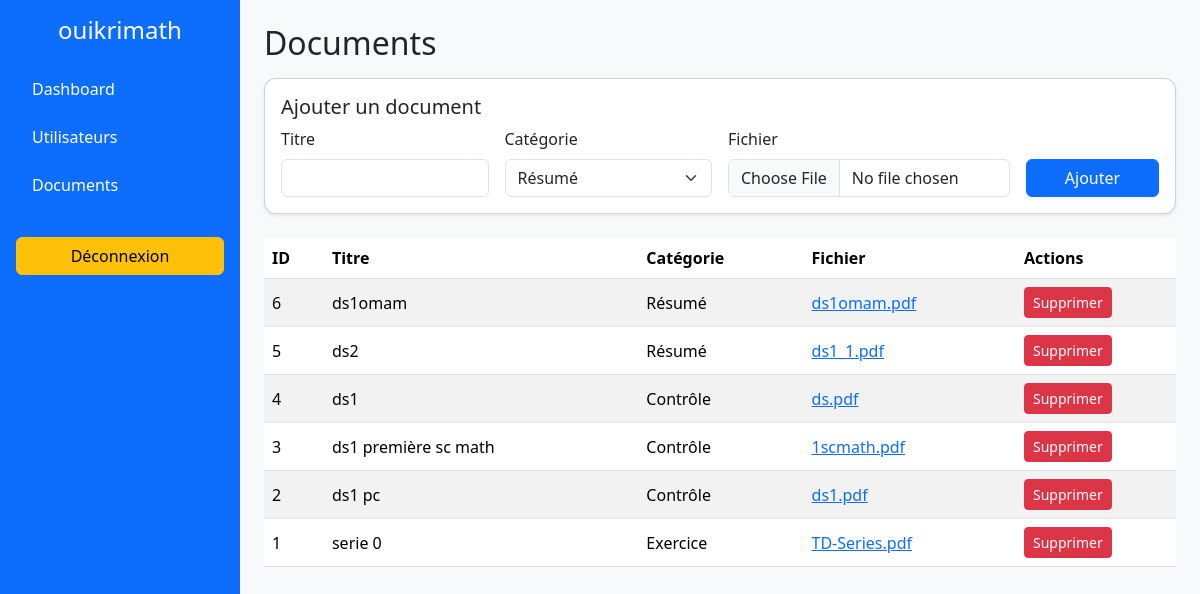
The page /documents (signed in) on the database its author committed.
### models.py (models this page shows)
class Document(db.Model):
    id = db.Column(db.Integer, primary_key=True)
    title = db.Column(db.String(150), nullable=False)
    category = db.Column(db.String(50), nullable=False)  # Résumé / Exercice / Contrôle / Bac blanc
    filename = db.Column(db.String(200), nullable=False)  # nom de fichier stocké

### routes.py (the view)
@main_bp.route("/documents")
def documents():
    category = request.args.get('category')
    q = Document.query
    if category:
        q = q.filter_by(category=category)
    docs = q.order_by(Document.id.desc()).all()
    return render_template("documents.html", documents=docs)

### routes.py (called while the page is built)
@main_bp.before_app_request
def require_login():
    from flask import request
    public_endpoints = {'main.login', 'static'}
    if request.endpoint in public_endpoints or request.endpoint is None:
        return
    if not session.get('user_id'):
        flash("Veuillez vous connecter d'abord.")
        return redirect(url_for('main.login'))

### templates/documents.html (shortened to what this page needs)
{% extends "base.html" %}
{% block content %}
<h2 class="mb-3">Documents</h2>
{% if session.get('role') == 'admin' %}
<div class="card mb-4 shadow-sm">
  <div class="card-body">
    <h5 class="card-title">Ajouter un document</h5>
    <form action="{{ url_for('main.add_document') }}" method="POST" enctype="multipart/form-data" class="row g-3">
      <div class="col-md-3">
        <label class="form-label">Titre</label>
        <input type="text" class="form-control" name="title" required>
      </div>
      <div class="col-md-3">
        <label class="form-label">Catégorie</label>
        <select class="form-select" name="category">
          <option value="Résumé">Résumé</option>
        </select>
      </div>
      <div class="col-md-4">
        <label class="form-label">Fichier</label>
        <input type="file" class="form-control" name="file" required>
      </div>
      <div class="col-md-2 d-flex align-items-end">
        <button type="submit" class="btn btn-primary w-100">Ajouter</button>
      </div>
    </form>
  </div>
</div>
{% endif %}
<table class="table table-striped table-hover align-middle">
  <thead>
    <tr>
      <th>ID</th>
      <th>Titre</th>
      <th>Catégorie</th>
      <th>Fichier</th>
      {% if session.get('role') == 'admin' %}
      <th style="width: 160px;">Actions</th>
      {% endif %}
    </tr>
  </thead>
  <tbody>
    {% for d in documents %}
    <tr>
      <td>{{ d.id }}</td>
      <td>{{ d.title }}</td>
      <td>{{ d.category }}</td>
      <td><a href="{{ url_for('main.download_document', doc_id=d.id) }}" target="_blank">{{ d.filename }}</a></td>
      {% if session.get('role') == 'admin' %}
      <td>
        <a class="btn btn-sm btn-danger" href="{{ url_for('main.delete_document', doc_id=d.id) }}"
           onclick="return confirm('Supprimer ce document ?');">Supprimer</a>
      </td>
      {% endif %}
    </tr>
    {% else %}
    <tr><td colspan="5" class="text-center">Aucun document.</td></tr>
    {% endfor %}
  </tbody>
</table>
{% endblock %}

### templates/base.html (shortened to what this page needs)
<!DOCTYPE html>
<html lang="fr">
<head>
  <link href="https://cdn.jsdelivr.net/npm/bootstrap@5.3.3/dist/css/bootstrap.min.css" rel="stylesheet">
  <link rel="stylesheet" href="{{ url_for('static', filename='style.css') }}">
</head>
<body class="bg-light">
<div class="d-flex">
  {% if session.get('user_id') %}
  <nav class="sidebar bg-primary text-white p-3">
    <h2 class="text-center mb-4 fs-4">ouikrimath</h2>
    <ul class="nav flex-column">
      <li class="nav-item mb-2">
        <a class="nav-link text-white" href="{{ url_for('main.home') }}">Dashboard</a>
      </li>
      {% if session.get('role') == 'admin' %}
      <li class="nav-item mb-2">
        <a class="nav-link text-white" href="{{ url_for('main.users') }}">Utilisateurs</a>
      </li>
      {% endif %}
      <li class="nav-item mb-2">
        <a class="nav-link text-white" href="{{ url_for('main.documents') }}">Documents</a>
      </li>
      <li class="nav-item mt-4">
        <a class="btn btn-warning w-100" href="{{ url_for('main.logout') }}">Déconnexion</a>
      </li>
    </ul>
  </nav>
  {% endif %}
  <main class="content p-4 w-100">
    {% block content %}{% endblock %}
  </main>
</div>
</body>
</html>

### static/style.css (style rules this page uses)
body { margin: 0; }
.sidebar { width: 240px; min-height: 100vh; }
.sidebar .nav-link { text-decoration: none; }
.content { flex: 1; }
.card { border-radius: 12px; }
.table th, .table td { vertical-align: middle; }

### rows shown on the page
Document: id "6", title "ds1omam", category "Résumé", filename "ds1omam.pdf"
Document: id "5", title "ds2", category "Résumé", filename "ds1_1.pdf"
Document: id "4", title "ds1", category "Contrôle", filename "ds.pdf"
Document: id "3", title "ds1 première sc math", category "Contrôle", filename "1scmath.pdf"
Document: id "2", title "ds1 pc", category "Contrôle", filename "ds1.pdf"
Document: id "1", title "serie 0", category "Exercice", filename "TD-Series.pdf"
